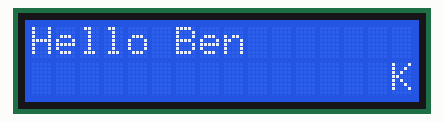
Simulated run of this sketch. Board: Arduino Uno, built with avr-gcc and run on an emulated ATmega328P. Shown: 16×2 character LCD.

Above: at 0.48 s.
At 2.08 s:
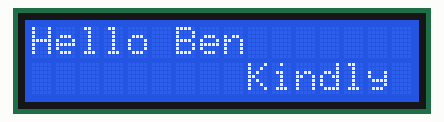
At 3.67 s:
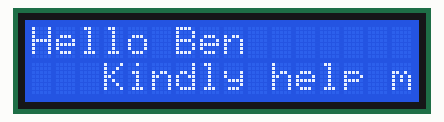
At 7.12 s:
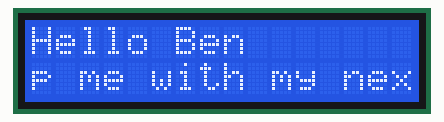
At 10.31 s:
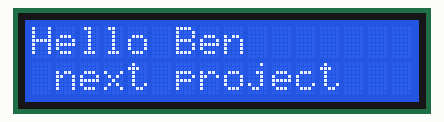
At 13.6 s:
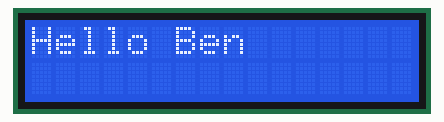

The sketch:

Scrolling_Text.ino
```cpp
#include <LiquidCrystal_I2C.h>

// set the LCD number of columns and rows
int lcdColumns = 16;
int lcdRows = 2;

// set LCD address, number of columns and rows
// if you don't know your display address, run an I2C scanner sketch
LiquidCrystal_I2C lcd(0x27, lcdColumns, lcdRows);

String messageStatic = "Hello Ben";
String messageToScroll = "Kindly help me with my next project";

// Function to scroll text
// The function acepts the following arguments:
// row: row number where the text will be displayed
// message: message to scroll
// delayTime: delay between each character shifting
// lcdColumns: number of columns of your LCD
void scrollText(int row, String message, int delayTime, int lcdColumns) {
  for (int i=0; i < lcdColumns; i++) {
    message = " " + message;
  }
  message = message + " ";
  for (int pos = 0; pos < message.length(); pos++) {
    lcd.setCursor(0, row);
    lcd.print(message.substring(pos, pos + lcdColumns));
    delay(delayTime);
  }
}

void setup(){
  // initialize LCD
  lcd.init();
  // turn on LCD backlight
  lcd.backlight();
}

void loop(){
  // set cursor to first column, first row
  lcd.setCursor(0, 0);
  // print static message
  lcd.print(messageStatic);
  // print scrolling message
  scrollText(1, messageToScroll, 250, lcdColumns);
}
```

Measured:
- by itself, everything shown: repeats every 13.7 s, in 51 steps
- what the display in image 5 shows lasts 0.6 s, from 13.5 s to 14.1 s
